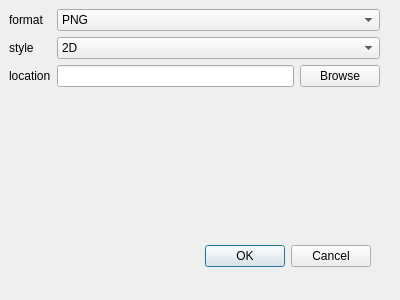
<?xml version="1.0" encoding="UTF-8"?>
<ui version="4.0">
 <class>SaveTerrainDialog</class>
 <widget class="QDialog" name="SaveTerrainDialog">
  <property name="geometry">
   <rect>
    <x>0</x>
    <y>0</y>
    <width>400</width>
    <height>300</height>
   </rect>
  </property>
  <property name="windowTitle">
   <string>Save Terrain Dialog</string>
  </property>
  <widget class="QDialogButtonBox" name="buttonBox">
   <property name="geometry">
    <rect>
     <x>30</x>
     <y>240</y>
     <width>341</width>
     <height>32</height>
    </rect>
   </property>
   <property name="orientation">
    <enum>Qt::Orientation::Horizontal</enum>
   </property>
   <property name="standardButtons">
    <set>QDialogButtonBox::StandardButton::Cancel|QDialogButtonBox::StandardButton::Ok</set>
   </property>
  </widget>
  <widget class="QWidget" name="formLayoutWidget">
   <property name="geometry">
    <rect>
     <x>9</x>
     <y>9</y>
     <width>371</width>
     <height>221</height>
    </rect>
   </property>
   <layout class="QFormLayout" name="formLayout">
    <item row="0" column="0">
     <widget class="QLabel" name="formatLabel">
      <property name="text">
       <string>format</string>
      </property>
     </widget>
    </item>
    <item row="0" column="1">
     <widget class="QComboBox" name="formatComboBox">
      <item>
       <property name="text">
        <string>PNG</string>
       </property>
      </item>
      <item>
       <property name="text">
        <string>CSV</string>
       </property>
      </item>
     </widget>
    </item>
    <item row="1" column="0">
     <widget class="QLabel" name="styleLabel">
      <property name="text">
       <string>style</string>
      </property>
     </widget>
    </item>
    <item row="1" column="1">
     <widget class="QComboBox" name="styleComboBox">
      <item>
       <property name="text">
        <string>2D</string>
       </property>
      </item>
      <item>
       <property name="text">
        <string>3D</string>
       </property>
      </item>
     </widget>
    </item>
    <item row="2" column="0">
     <widget class="QLabel" name="filePathLabel">
      <property name="text">
       <string>location</string>
      </property>
     </widget>
    </item>
    <item row="2" column="1">
     <layout class="QHBoxLayout" name="horizontalLayout">
      <item>
       <widget class="QLineEdit" name="filePathLineEdit"/>
      </item>
      <item>
       <widget class="QPushButton" name="filePathBrowsePushButton">
        <property name="text">
         <string>Browse</string>
        </property>
       </widget>
      </item>
     </layout>
    </item>
   </layout>
  </widget>
 </widget>
 <resources/>
 <connections>
  <connection>
   <sender>buttonBox</sender>
   <signal>accepted()</signal>
   <receiver>SaveTerrainDialog</receiver>
   <slot>accept()</slot>
   <hints>
    <hint type="sourcelabel">
     <x>248</x>
     <y>254</y>
    </hint>
    <hint type="destinationlabel">
     <x>157</x>
     <y>274</y>
    </hint>
   </hints>
  </connection>
  <connection>
   <sender>buttonBox</sender>
   <signal>rejected()</signal>
   <receiver>SaveTerrainDialog</receiver>
   <slot>reject()</slot>
   <hints>
    <hint type="sourcelabel">
     <x>316</x>
     <y>260</y>
    </hint>
    <hint type="destinationlabel">
     <x>286</x>
     <y>274</y>
    </hint>
   </hints>
  </connection>
 </connections>
</ui>
